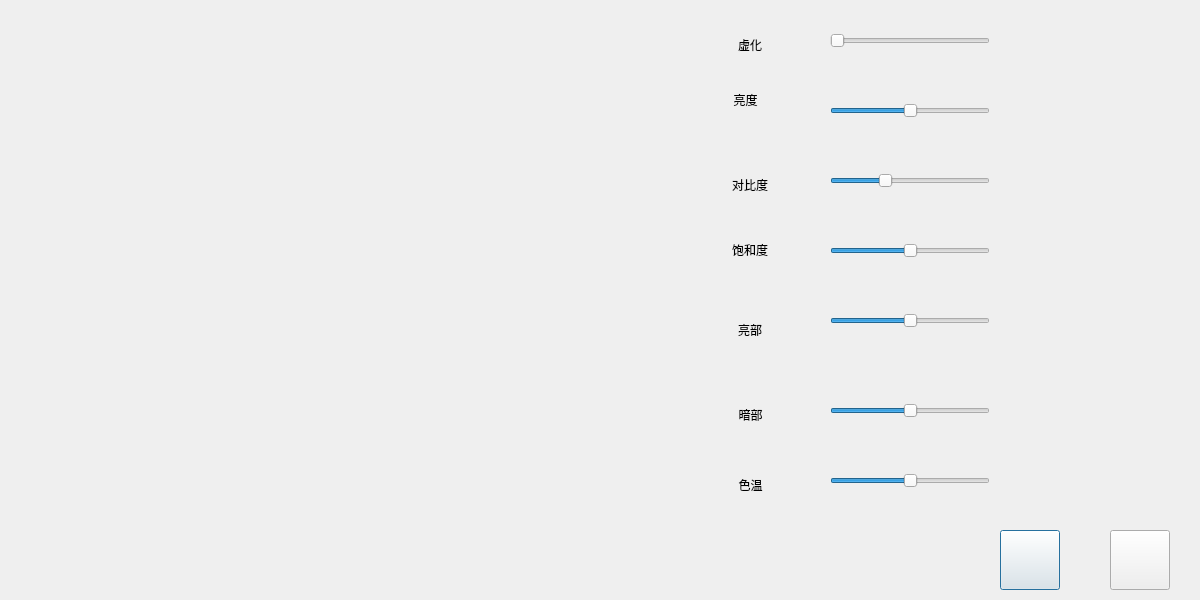
<?xml version="1.0" encoding="UTF-8"?>
<ui version="4.0">
 <class>editimage</class>
 <widget class="QDialog" name="editimage">
  <property name="geometry">
   <rect>
    <x>0</x>
    <y>0</y>
    <width>1200</width>
    <height>600</height>
   </rect>
  </property>
  <property name="windowTitle">
   <string>editimage</string>
  </property>
  <property name="windowIcon">
   <iconset resource="elegantimage.qrc">
    <normaloff>:/new/prefix1/pic/调整.jpg</normaloff>:/new/prefix1/pic/调整.jpg</iconset>
  </property>
  <widget class="QPushButton" name="okButton">
   <property name="geometry">
    <rect>
     <x>1000</x>
     <y>530</y>
     <width>60</width>
     <height>60</height>
    </rect>
   </property>
   <property name="icon">
    <iconset resource="elegantimage.qrc">
     <normaloff>:/new/prefix1/pic/save.png</normaloff>:/new/prefix1/pic/save.png</iconset>
   </property>
   <property name="iconSize">
    <size>
     <width>40</width>
     <height>40</height>
    </size>
   </property>
  </widget>
  <widget class="QPushButton" name="cancelButton">
   <property name="geometry">
    <rect>
     <x>1110</x>
     <y>530</y>
     <width>60</width>
     <height>60</height>
    </rect>
   </property>
   <property name="text">
    <string/>
   </property>
   <property name="icon">
    <iconset resource="elegantimage.qrc">
     <normaloff>:/new/prefix1/pic/退出.png</normaloff>:/new/prefix1/pic/退出.png</iconset>
   </property>
   <property name="iconSize">
    <size>
     <width>50</width>
     <height>50</height>
    </size>
   </property>
  </widget>
  <widget class="QLabel" name="editimagelabel">
   <property name="geometry">
    <rect>
     <x>0</x>
     <y>0</y>
     <width>500</width>
     <height>500</height>
    </rect>
   </property>
   <property name="text">
    <string/>
   </property>
  </widget>
  <widget class="QSlider" name="horizontalSlider">
   <property name="geometry">
    <rect>
     <x>830</x>
     <y>30</y>
     <width>160</width>
     <height>22</height>
    </rect>
   </property>
   <property name="minimum">
    <number>1</number>
   </property>
   <property name="maximum">
    <number>50</number>
   </property>
   <property name="value">
    <number>1</number>
   </property>
   <property name="orientation">
    <enum>Qt::Horizontal</enum>
   </property>
  </widget>
  <widget class="QSlider" name="horizontalSlider_2">
   <property name="geometry">
    <rect>
     <x>830</x>
     <y>100</y>
     <width>160</width>
     <height>22</height>
    </rect>
   </property>
   <property name="maximum">
    <number>200</number>
   </property>
   <property name="value">
    <number>100</number>
   </property>
   <property name="orientation">
    <enum>Qt::Horizontal</enum>
   </property>
  </widget>
  <widget class="QSlider" name="horizontalSlider_3">
   <property name="geometry">
    <rect>
     <x>830</x>
     <y>170</y>
     <width>160</width>
     <height>22</height>
    </rect>
   </property>
   <property name="maximum">
    <number>300</number>
   </property>
   <property name="value">
    <number>100</number>
   </property>
   <property name="orientation">
    <enum>Qt::Horizontal</enum>
   </property>
  </widget>
  <widget class="QSlider" name="horizontalSlider_4">
   <property name="geometry">
    <rect>
     <x>830</x>
     <y>240</y>
     <width>160</width>
     <height>22</height>
    </rect>
   </property>
   <property name="value">
    <number>50</number>
   </property>
   <property name="orientation">
    <enum>Qt::Horizontal</enum>
   </property>
  </widget>
  <widget class="QSlider" name="horizontalSlider_6">
   <property name="geometry">
    <rect>
     <x>830</x>
     <y>310</y>
     <width>160</width>
     <height>22</height>
    </rect>
   </property>
   <property name="value">
    <number>50</number>
   </property>
   <property name="orientation">
    <enum>Qt::Horizontal</enum>
   </property>
  </widget>
  <widget class="QSlider" name="horizontalSlider_7">
   <property name="geometry">
    <rect>
     <x>830</x>
     <y>400</y>
     <width>160</width>
     <height>22</height>
    </rect>
   </property>
   <property name="value">
    <number>50</number>
   </property>
   <property name="orientation">
    <enum>Qt::Horizontal</enum>
   </property>
  </widget>
  <widget class="QSlider" name="horizontalSlider_8">
   <property name="geometry">
    <rect>
     <x>830</x>
     <y>470</y>
     <width>160</width>
     <height>22</height>
    </rect>
   </property>
   <property name="value">
    <number>50</number>
   </property>
   <property name="orientation">
    <enum>Qt::Horizontal</enum>
   </property>
  </widget>
  <widget class="QLabel" name="label">
   <property name="geometry">
    <rect>
     <x>700</x>
     <y>20</y>
     <width>100</width>
     <height>51</height>
    </rect>
   </property>
   <property name="text">
    <string>&lt;html&gt;&lt;head/&gt;&lt;body&gt;&lt;p&gt;&lt;img src=&quot;:/new/prefix1/pic/虚化.png&quot;/&gt;&lt;/p&gt;&lt;p&gt;虚化&lt;/p&gt;&lt;/body&gt;&lt;/html&gt;</string>
   </property>
   <property name="alignment">
    <set>Qt::AlignCenter</set>
   </property>
  </widget>
  <widget class="QLabel" name="label_2">
   <property name="geometry">
    <rect>
     <x>700</x>
     <y>90</y>
     <width>91</width>
     <height>61</height>
    </rect>
   </property>
   <property name="text">
    <string>&lt;html&gt;&lt;head/&gt;&lt;body&gt;&lt;p&gt;&lt;img src=&quot;:/new/prefix1/pic/亮度.png&quot;/&gt;&lt;/p&gt;&lt;p&gt;亮度&lt;/p&gt;&lt;p&gt;&lt;br/&gt;&lt;/p&gt;&lt;/body&gt;&lt;/html&gt;</string>
   </property>
   <property name="alignment">
    <set>Qt::AlignCenter</set>
   </property>
  </widget>
  <widget class="QLabel" name="label_3">
   <property name="geometry">
    <rect>
     <x>700</x>
     <y>160</y>
     <width>100</width>
     <height>51</height>
    </rect>
   </property>
   <property name="text">
    <string>&lt;html&gt;&lt;head/&gt;&lt;body&gt;&lt;p&gt;&lt;img src=&quot;:/new/prefix1/pic/对比度.png&quot;/&gt;&lt;/p&gt;&lt;p&gt;对比度&lt;/p&gt;&lt;/body&gt;&lt;/html&gt;</string>
   </property>
   <property name="alignment">
    <set>Qt::AlignCenter</set>
   </property>
  </widget>
  <widget class="QLabel" name="label_4">
   <property name="geometry">
    <rect>
     <x>700</x>
     <y>220</y>
     <width>100</width>
     <height>61</height>
    </rect>
   </property>
   <property name="text">
    <string>&lt;html&gt;&lt;head/&gt;&lt;body&gt;&lt;p&gt;&lt;img src=&quot;:/new/prefix1/pic/饱和度.png&quot;/&gt;&lt;/p&gt;&lt;p&gt;饱和度&lt;/p&gt;&lt;/body&gt;&lt;/html&gt;</string>
   </property>
   <property name="alignment">
    <set>Qt::AlignCenter</set>
   </property>
  </widget>
  <widget class="QLabel" name="label_6">
   <property name="geometry">
    <rect>
     <x>700</x>
     <y>300</y>
     <width>100</width>
     <height>61</height>
    </rect>
   </property>
   <property name="text">
    <string>&lt;html&gt;&lt;head/&gt;&lt;body&gt;&lt;p&gt;&lt;img src=&quot;:/new/prefix1/pic/高光减淡.png&quot;/&gt;&lt;/p&gt;&lt;p&gt;亮部&lt;/p&gt;&lt;/body&gt;&lt;/html&gt;</string>
   </property>
   <property name="alignment">
    <set>Qt::AlignCenter</set>
   </property>
  </widget>
  <widget class="QLabel" name="label_7">
   <property name="geometry">
    <rect>
     <x>720</x>
     <y>380</y>
     <width>61</width>
     <height>71</height>
    </rect>
   </property>
   <property name="text">
    <string>&lt;html&gt;&lt;head/&gt;&lt;body&gt;&lt;p&gt;&lt;img src=&quot;:/new/prefix1/pic/阴影补偿.png&quot;/&gt;&lt;/p&gt;&lt;p&gt;暗部&lt;/p&gt;&lt;/body&gt;&lt;/html&gt;</string>
   </property>
   <property name="alignment">
    <set>Qt::AlignCenter</set>
   </property>
  </widget>
  <widget class="QLabel" name="label_8">
   <property name="geometry">
    <rect>
     <x>720</x>
     <y>450</y>
     <width>61</width>
     <height>71</height>
    </rect>
   </property>
   <property name="text">
    <string>&lt;html&gt;&lt;head/&gt;&lt;body&gt;&lt;p&gt;&lt;img src=&quot;:/new/prefix1/pic/色温.png&quot;/&gt;&lt;/p&gt;&lt;p&gt;色温&lt;/p&gt;&lt;/body&gt;&lt;/html&gt;</string>
   </property>
   <property name="alignment">
    <set>Qt::AlignCenter</set>
   </property>
  </widget>
 </widget>
 <resources>
  <include location="elegantimage.qrc"/>
 </resources>
 <connections/>
</ui>
